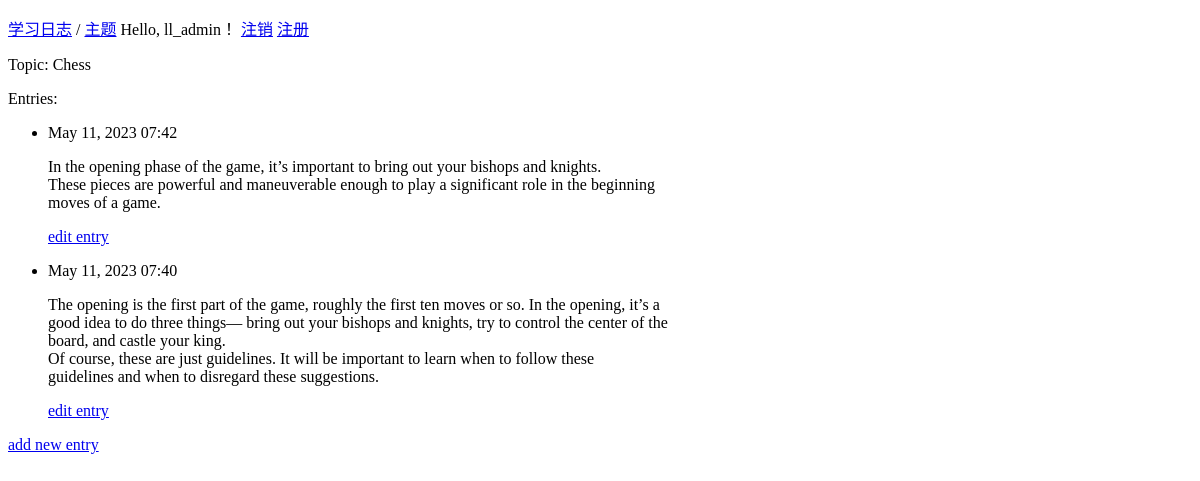
Page /topics/1/ (signed in) on the earlier database version.
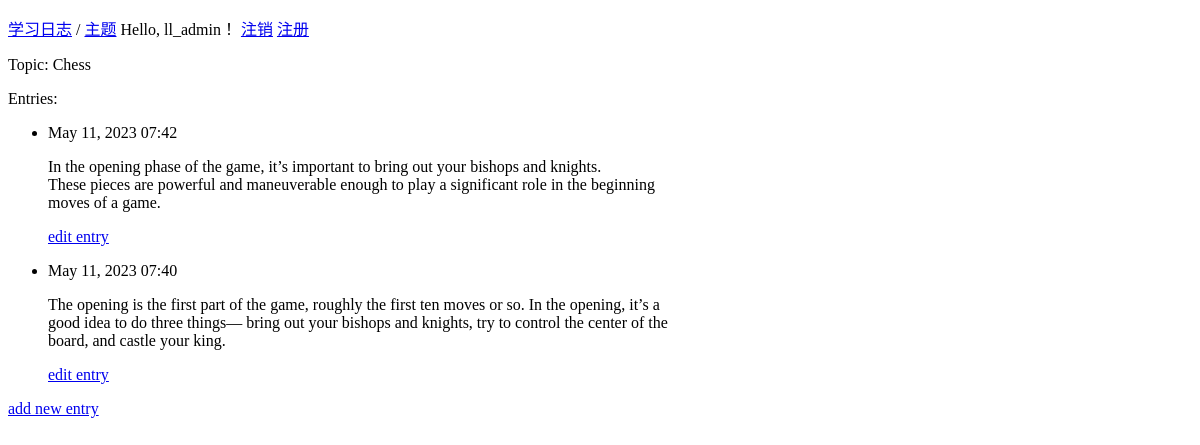
Same page on the later database version.
### learning_logs/models.py (models this page shows, shortened)
class Topic(models.Model):
    text = models.CharField(max_length=200)  # 由字符或文本组成的数据
    date_added = models.DateTimeField(auto_now_add=True)  # 记录日期和时间的数据
    owner = models.ForeignKey(User, on_delete=models.CASCADE)
    def __str__(self):
        return self.text

class Entry(models.Model):
    topic = models.ForeignKey(Topic, on_delete=models.CASCADE)  # ForeignKey实例
    text = models.TextField()  # TextField实例
    date_added = models.DateTimeField(auto_now_add=True)
    class Meta:
        verbose_name_plural = 'entries'

### learning_logs/views.py (the view)
# urls.py: url(r'^topics/(?P<topic_id>\d+)/$', views.topic, name='topic'),
@login_required
def topic(request, topic_id):
    topic = Topic.objects.get(id=topic_id)
    if topic.owner != request.user:
        raise Http404
    entries = topic.entry_set.order_by('-date_added')
    context = {'topic': topic, 'entries': entries}
    return render(request, 'learning_logs/topic.html', context)

### learning_logs/templates/learning_logs/topic.html (shortened to what this page needs)
<!DOCTYPE html>
<html lang="en">
<head>
</head>
<body>
{% extends 'learning_logs/base.html' %}
{% block content %}
<p>Topic: {{ topic }}</p>
<p>Entries:</p>
<ul>
    {% for entry in entries %}
    <li>
        <p>{{ entry.date_added|date:'M d, Y H:i' }}</p>
        <p>{{ entry.text|linebreaks }}</p>
        <p>
            <a href="{% url 'learning_logs:edit_entry' entry.id %}">edit entry</a>
        </p>
    </li>
    {% empty %}
    <li>
        There are no entries for this topic yet.
    </li>
    {% endfor %}
</ul>
<p>
<a href="{% url 'learning_logs:new_entry' topic.id %}">add new entry</a>
</p>
{% endblock content %}

### learning_logs/templates/learning_logs/base.html (shortened to what this page needs)
<!DOCTYPE html>
<html lang="en">
<head>
</head>
<body>
<p>
    <a href="{% url 'learning_logs:index' %}">学习日志</a> /
    <a href="{% url 'learning_logs:topics' %}">主题</a>
    {% if user.is_authenticated %}
    Hello, {{ user.username }}！
    {% else %}
        <a href="{% url 'users:login' %}">登录</a>
    {% endif %}
    <a href="{% url 'users:logout' %}">注销</a>
    <a href="{% url 'users:register' %}">注册</a>
</p>
{% block content %}
{% endblock content %}
</body>
</html>

Differences in the rows shown:
changed Entry: text "…and castle your king. Of course, these are just guidelines. It will be important to learn when to follow these guidelines and when to disregard these suggestions." → "…and castle your king."
